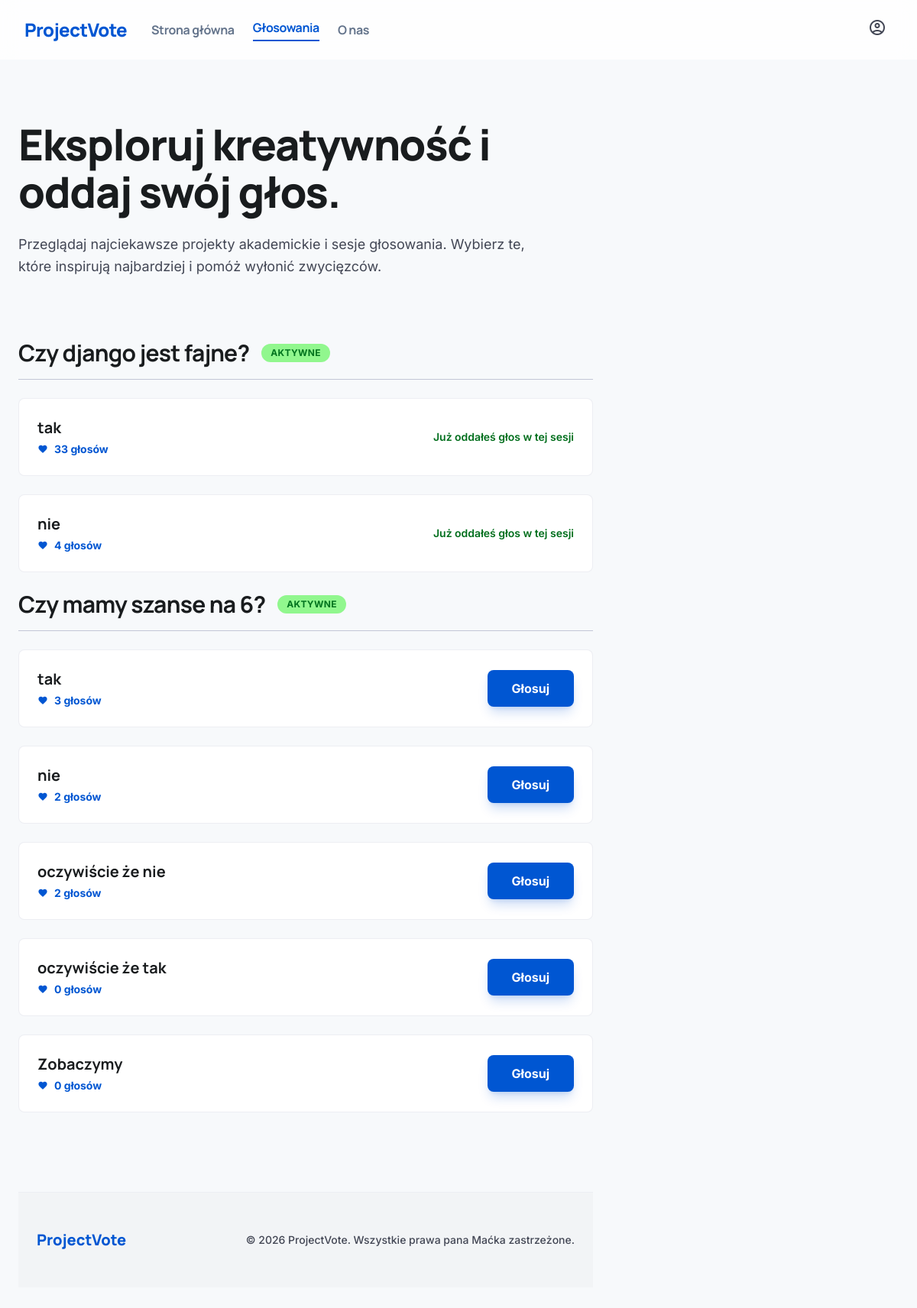
The app's page /glosowania/ (signed in) with its own data.
### apka/models.py (models this page shows, shortened)
class VotingSession(models.Model):
    name = models.CharField(max_length=100)
    is_active = models.BooleanField(default=True)

class Choice(models.Model):
    session = models.ForeignKey(VotingSession, on_delete=models.CASCADE, related_name="choices")
    text = models.CharField(max_length=100)
    votes = models.IntegerField(default=0)

### apka/views.py (the view)
# urls.py: path('glosowania/', views.glosowania, name='glosowania'),
def glosowania(request):
    sessions = VotingSession.objects.prefetch_related('choices').all()
    voted_session_ids = []
    if request.user.is_authenticated:
        voted_session_ids = list(Vote.objects.filter(user=request.user).values_list('session_id', flat=True))
    return render(request, 'glosowania.html', {
        'sessions': sessions,
        'voted_session_ids': voted_session_ids,
    })

### templates/glosowania.html (shortened to what this page needs)
{% extends "base.html" %}
{% block navigation %}
<a class="text-slate-500 dark:text-slate-400 hover:text-primary font-['Manrope'] font-bold tracking-tight transition-colors duration-200" href="/home">Strona główna</a>
<a class="text-primary dark:text-blue-400 border-b-2 border-primary pb-1 font-['Manrope'] font-bold tracking-tight" href="#">Głosowania</a>
<a class="text-slate-500 dark:text-slate-400 hover:text-primary font-['Manrope'] font-bold tracking-tight transition-colors duration-200" href="/onas">O nas</a>
{% endblock %}
{% block body %}
<main class="flex-grow max-w-7xl mx-auto w-full px-6 py-12 md:py-20">
<section class="mb-20">
<div class="max-w-3xl">
<h1 class="text-editorial-lg font-extrabold text-on-surface mb-6 tracking-tight">Eksploruj kreatywność i oddaj swój głos.</h1>
<p class="text-on-surface-variant text-lg leading-relaxed max-w-2xl">
                    Przeglądaj najciekawsze projekty akademickie i sesje głosowania. Wybierz te, które inspirują najbardziej i pomóż wyłonić zwycięzców.
                </p>
</div>
</section>
<div class="grid grid-cols-1 lg:grid-cols-12 gap-12 items-start">
<div class="lg:col-span-8 space-y-12">
{% for session in sessions %}
    <section class="space-y-6">
        <div class="flex justify-between items-end border-b border-outline-variant pb-4">
        <div class="flex items-center gap-4">
        <h2 class="text-3xl font-bold tracking-tight">{{ session.name }}</h2>
        {% if session.is_active %}
            <span class="bg-secondary-container text-on-secondary-container px-3 py-1 rounded-full text-xs font-bold tracking-wide uppercase">Aktywne</span>
        {% else %}
            <span class="bg-surface-variant text-on-surface-variant px-3 py-1 rounded-full text-xs font-bold tracking-wide uppercase">Zakończone</span>
        {% endif %}
        </div>
        </div>
        <div class="grid gap-6">
        {% for choice in session.choices.all %}
                <article class="bg-surface-container-lowest rounded-xl p-6 transition-all duration-300 hover:shadow-[0_12px_32px_-4px_rgba(25,28,30,0.06)] border border-outline-variant/30">
                <div class="flex items-center justify-between">
                <div class="flex-grow">
                <h3 class="text-xl font-bold text-on-surface mb-1">{{ choice.text }}</h3>
                <div class="flex items-center gap-2">
                {% if session.is_active %}
                    <span class="material-symbols-outlined text-primary text-sm" style="font-variation-settings: 'FILL' 1;">favorite</span>
                    <span class="text-sm font-bold text-primary">{{ choice.votes }} głosów</span>
                    </div>
                    </div>
                    {% if user.is_authenticated %}
                        {% if session.id not in voted_session_ids %}
                            <a href="{% url 'vote' choice.id %}">
                                <button class="bg-primary text-on-primary px-8 py-3 rounded-xl font-bold hover:opacity-90 transition-all duration-150 active:scale-95 shadow-lg shadow-primary/20">
                                    Głosuj
                                </button>
                            </a>
                        {% else %}
                            <span class="text-sm font-semibold text-secondary">Już oddałeś głos w tej sesji</span>
                        {% endif %}
                    {% else %}
                        <a href="/login">
                            <button class="bg-surface-container-high text-on-surface px-8 py-3 rounded-xl font-bold hover:opacity-90 transition-all duration-150 active:scale-95 shadow-lg shadow-primary/10">
                                Zaloguj się, aby zagłosować
                            </button>
                        </a>
                    {% endif %}
                {% else %}
                    <span class="material-symbols-outlined text-on-surface-variant text-sm">favorite</span>
                    <span class="text-sm font-bold text-on-surface-variant">{{ choice.votes }} głosów</span>
                    </div>
                    </div>
                {% endif %}
                </article>
        {% endfor %}
{% endfor %}
</div>
</section>
{% endblock %}

### templates/base.html (style rules this page uses)
.material-symbols-outlined { font-variation-settings: 'FILL' 0, 'wght' 400, 'GRAD' 0, 'opsz' 24; }
body { font-family: 'Inter', sans-serif; background-color: #f7f9fb; }
h1, h2, h3, .font-headline { font-family: 'Manrope', sans-serif; }
.text-editorial-lg { font-size: 3.5rem; line-height: 1.1; }

### records on screen
VotingSession: name "Czy django jest fajne?", is_active "AKTYWNE"
Choice: text "tak", votes "33", shows "Już oddałeś głos w tej sesji"
Choice: text "nie", votes "4", shows "Już oddałeś głos w tej sesji"
VotingSession: name "Czy mamy szanse na 6?", is_active "AKTYWNE"
Choice: text "tak", votes "3", shows "Głosuj"
Choice: text "nie", votes "2", shows "Głosuj"
Choice: text "oczywiście że nie", votes "2", shows "Głosuj"
Choice: text "oczywiście że tak", votes "0", shows "Głosuj"
Choice: text "Zobaczymy", votes "0", shows "Głosuj"
